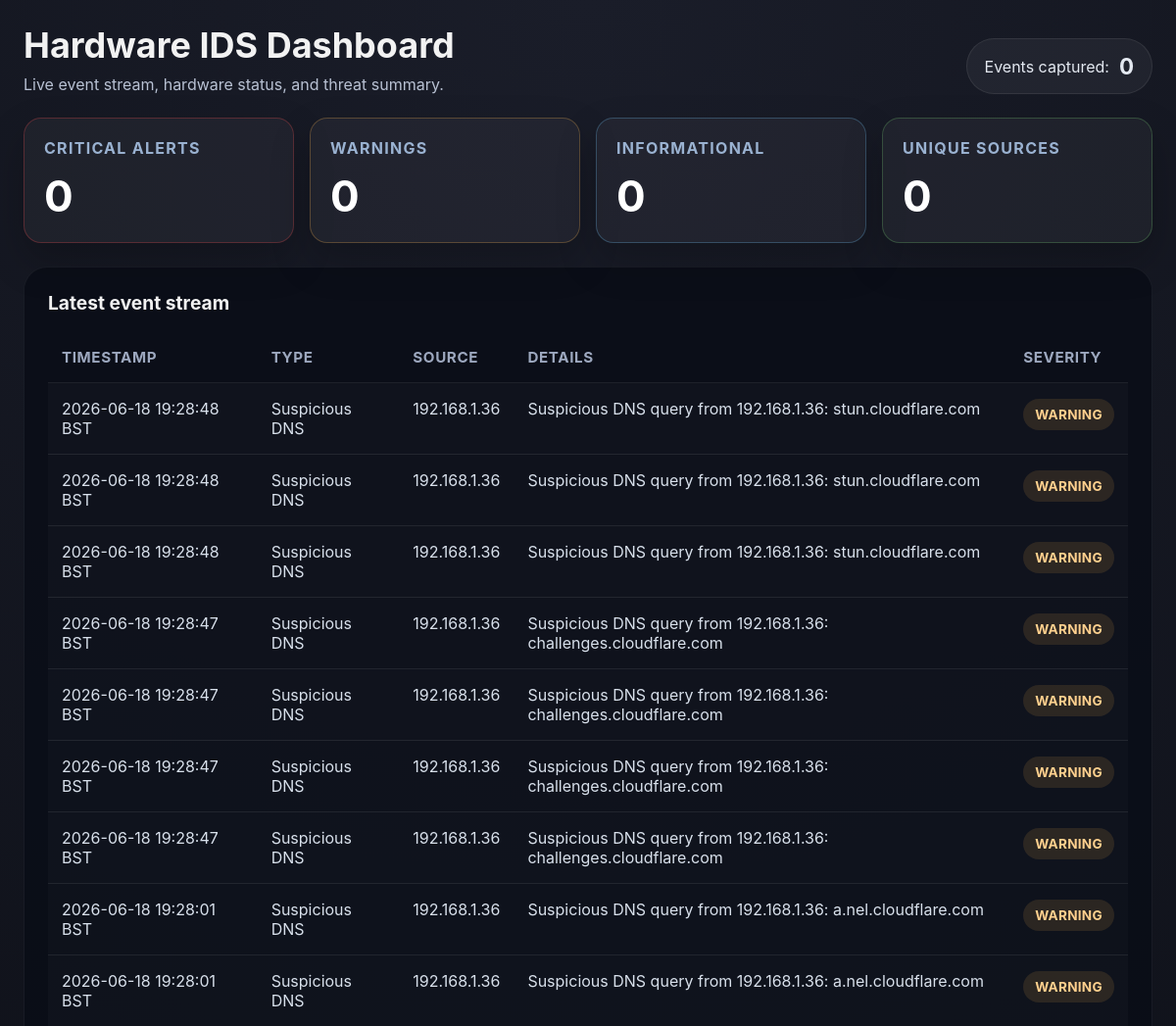
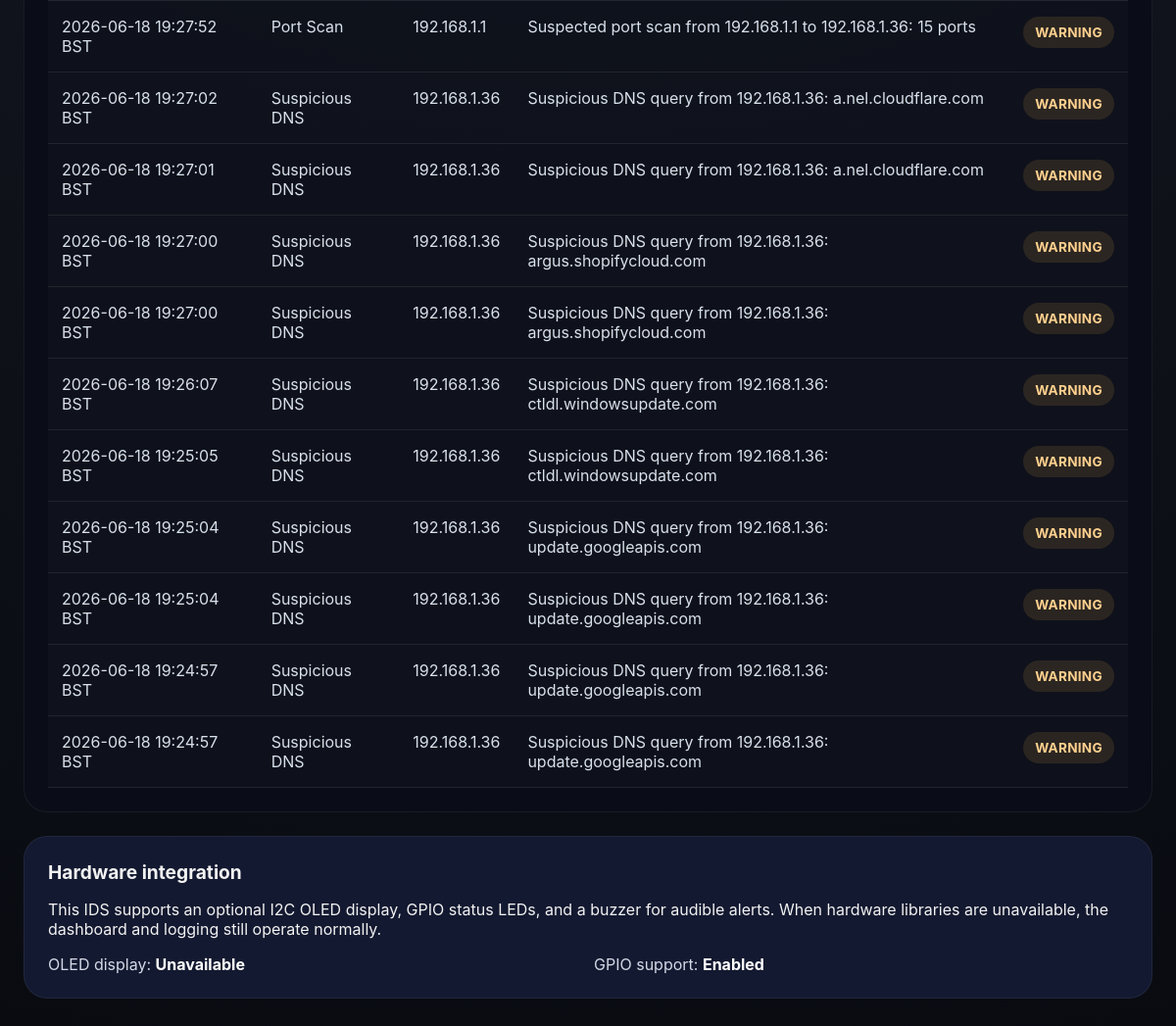
The page / on the database its author committed (2 pictures, top to bottom).
### tables this page shows
CREATE TABLE events (
                id INTEGER PRIMARY KEY AUTOINCREMENT,
                timestamp TEXT NOT NULL,
                event_type TEXT NOT NULL,
                source TEXT,
                details TEXT,
                severity TEXT NOT NULL
            );

### main.py (the view)
@app.route("/")
def dashboard():
    events = get_recent_events(100)
    summary = status_tracker.summary()
    hardware_status = {
        "oled": bool(hardware_controller.display.device),
        "gpio": GPIO_AVAILABLE,
    }
    return render_template(
        "dashboard.html",
        events=events,
        summary=summary,
        hardware_status=hardware_status,
    )

### main.py (called while the page is built)
def get_recent_events(limit: int = 100):
    with sqlite3.connect(DB_PATH) as connection:
        cursor = connection.cursor()
        cursor.execute(
            "SELECT timestamp, event_type, source, details, severity FROM events ORDER BY id DESC LIMIT ?",
            (limit,),
        )
        rows = cursor.fetchall()
    return [
        {
            "timestamp": row[0],
            "event_type": row[1],
            "source": row[2],
            "details": row[3],
            "severity": row[4],
        }
        for row in rows
    ]

    def summary(self):
        return {
            "total_events": self.total_events,
            "critical": self.severity_counts.get("critical", 0),
            "warning": self.severity_counts.get("warning", 0),
            "info": self.severity_counts.get("info", 0),
            "unique_sources": len(self.unique_sources),
            "last_alert": self.last_alert,
            "uptime_seconds": int(time.time() - self.start_time),
        }

### templates/dashboard.html (shortened to what this page needs)
<!DOCTYPE html>
<html lang="en">
<head>
    <link rel="stylesheet" href="/static/css/style.css" />
</head>
<body>
    <div class="page-shell">
        <header class="page-header">
            <div>
                <h1>Hardware IDS Dashboard</h1>
                <p>Live event stream, hardware status, and threat summary.</p>
            </div>
            <div class="status-pill">
                <span>Events captured:</span>
                <strong>{{ summary.total_events }}</strong>
            </div>
        </header>
        <section class="summary-grid">
            <article class="summary-card summary-critical">
                <h2>Critical Alerts</h2>
                <p>{{ summary.critical }}</p>
            </article>
            <article class="summary-card summary-warning">
                <h2>Warnings</h2>
                <p>{{ summary.warning }}</p>
            </article>
            <article class="summary-card summary-info">
                <h2>Informational</h2>
                <p>{{ summary.info }}</p>
            </article>
            <article class="summary-card summary-devices">
                <h2>Unique Sources</h2>
                <p>{{ summary.unique_sources }}</p>
            </article>
        </section>
        <section class="panel">
            <div class="panel-header">
                <h2>Latest event stream</h2>
            </div>
            <div class="table-wrapper">
                <table>
                    <thead>
                        <tr>
                            <th>Timestamp</th>
                            <th>Type</th>
                            <th>Source</th>
                            <th>Details</th>
                            <th>Severity</th>
                        </tr>
                    </thead>
                    <tbody>
                        {% if events %}
                        {% for event in events %}
                        <tr>
                            <td>{{ event.timestamp }}</td>
                            <td>{{ event.event_type }}</td>
                            <td>{{ event.source }}</td>
                            <td>{{ event.details }}</td>
                            <td><span class="badge badge-{{ event.severity }}">{{ event.severity.upper() }}</span></td>
                        </tr>
                        {% endfor %}
                        {% else %}
                        <tr>
                            <td colspan="5" class="empty-state">No IDS events found yet. Generate traffic or use a test event to verify detection.</td>
                        </tr>
                        {% endif %}
                    </tbody>
                </table>
            </div>
        </section>
        <section class="panel panel-info">
            <h2>Hardware integration</h2>
            <p>This IDS supports an optional I2C OLED display, GPIO status LEDs, and a buzzer for audible alerts. When hardware libraries are unavailable, the dashboard and logging still operate normally.</p>
            <div class="hardware-status">
                <span>OLED display: <strong>{{ 'Available' if hardware_status.oled else 'Unavailable' }}</strong></span>
                <span>GPIO support: <strong>{{ 'Enabled' if hardware_status.gpio else 'Disabled' }}</strong></span>
            </div>
        </section>
    </div>
</body>
</html>

### static/css/style.css (style rules this page uses)
body { font-family: Inter, Arial, sans-serif; margin: 0; padding: 24px; background: radial-gradient(circle at top, #1a1d29 0%, #090b11 100%); color: #f2f2f2; }
.page-shell { max-width: 1320px; margin: 0 auto; }
.page-header { display: flex; justify-content: space-between; align-items: flex-end; gap: 16px; margin-bottom: 24px; flex-wrap: wrap; }
.page-header h1 { margin: 0; font-size: 2.25rem; }
.page-header p { margin: 8px 0 0; color: #b8c1d3; }
.status-pill { display: inline-flex; align-items: center; gap: 10px; padding: 14px 18px; border-radius: 999px; background: rgba(255, 255, 255, 0.05); border: 1px solid rgba(255, 255, 255, 0.08); color: #e3e8f0; }
.status-pill strong { font-size: 1.4rem; }
.summary-grid { display: grid; grid-template-columns: repeat(auto-fit, minmax(180px, 1fr)); gap: 16px; margin-bottom: 24px; }
.summary-card { padding: 20px; border-radius: 18px; background: rgba(255, 255, 255, 0.04); border: 1px solid rgba(255, 255, 255, 0.08); box-shadow: 0 18px 40px rgba(0, 0, 0, 0.22); }
.summary-card h2 { margin: 0 0 12px; font-size: 1rem; color: #9ab2d1; text-transform: uppercase; letter-spacing: 0.08em; }
.summary-card p { margin: 0; font-size: 2.75rem; font-weight: 700; color: #ffffff; }
.summary-critical { border-color: rgba(255, 77, 77, 0.26); }
.summary-warning { border-color: rgba(255, 183, 77, 0.26); }
.summary-info { border-color: rgba(118, 199, 255, 0.26); }
.summary-devices { border-color: rgba(119, 207, 113, 0.26); }
.panel { background: rgba(11, 14, 24, 0.9); border: 1px solid rgba(255, 255, 255, 0.06); border-radius: 24px; padding: 24px; margin-bottom: 24px; }
.panel-header { display: flex; justify-content: space-between; align-items: center; flex-wrap: wrap; gap: 14px; margin-bottom: 18px; }
.panel h2 { margin: 0; font-size: 1.2rem; }
.table-wrapper { overflow-x: auto; }
table { width: 100%; border-collapse: collapse; min-width: 900px; }
th, td { padding: 16px 14px; border-bottom: 1px solid rgba(255, 255, 255, 0.08); }
th { text-align: left; font-size: 0.95rem; letter-spacing: 0.04em; text-transform: uppercase; color: #9da8bf; }
tbody tr { background: rgba(255, 255, 255, 0.02); }
tbody tr:nth-child(even) { background: rgba(255, 255, 255, 0.015); }
td { color: #d8e0eb; vertical-align: top; }
.badge { display: inline-flex; align-items: center; gap: 0.4rem; padding: 8px 12px; border-radius: 999px; font-size: 0.85rem; font-weight: 700; letter-spacing: 0.02em; }
.badge-warning { background: rgba(255, 183, 77, 0.12); color: #ffd08e; }
.panel-info { background: rgba(20, 27, 53, 0.9); }
.hardware-status { display: grid; grid-template-columns: repeat(auto-fit, minmax(180px, 1fr)); gap: 12px; margin-top: 16px; color: #d4d9e8; }
.hardware-status strong { color: #fff; }

### rows shown on the page
events: timestamp "2026-06-18 19:28:48 BST", event_type "Suspicious DNS", source "192.168.1.36", details "Suspicious DNS query from 192.168.1.36: stun.cloudflare.com", severity "WARNING"
events: timestamp "2026-06-18 19:28:48 BST", event_type "Suspicious DNS", source "192.168.1.36", details "Suspicious DNS query from 192.168.1.36: stun.cloudflare.com", severity "WARNING"
events: timestamp "2026-06-18 19:28:48 BST", event_type "Suspicious DNS", source "192.168.1.36", details "Suspicious DNS query from 192.168.1.36: stun.cloudflare.com", severity "WARNING"
events: timestamp "2026-06-18 19:28:47 BST", event_type "Suspicious DNS", source "192.168.1.36", details "Suspicious DNS query from 192.168.1.36: challenges.cloudflare.com", severity "WARNING"
events: timestamp "2026-06-18 19:28:47 BST", event_type "Suspicious DNS", source "192.168.1.36", details "Suspicious DNS query from 192.168.1.36: challenges.cloudflare.com", severity "WARNING"
events: timestamp "2026-06-18 19:28:47 BST", event_type "Suspicious DNS", source "192.168.1.36", details "Suspicious DNS query from 192.168.1.36: challenges.cloudflare.com", severity "WARNING"
events: timestamp "2026-06-18 19:28:47 BST", event_type "Suspicious DNS", source "192.168.1.36", details "Suspicious DNS query from 192.168.1.36: challenges.cloudflare.com", severity "WARNING"
events: timestamp "2026-06-18 19:28:01 BST", event_type "Suspicious DNS", source "192.168.1.36", details "Suspicious DNS query from 192.168.1.36: a.nel.cloudflare.com", severity "WARNING"
events: timestamp "2026-06-18 19:28:01 BST", event_type "Suspicious DNS", source "192.168.1.36", details "Suspicious DNS query from 192.168.1.36: a.nel.cloudflare.com", severity "WARNING"
events: timestamp "2026-06-18 19:27:52 BST", event_type "Port Scan", source "192.168.1.1", details "Suspected port scan from 192.168.1.1 to 192.168.1.36: 15 ports", severity "WARNING"
events: timestamp "2026-06-18 19:27:02 BST", event_type "Suspicious DNS", source "192.168.1.36", details "Suspicious DNS query from 192.168.1.36: a.nel.cloudflare.com", severity "WARNING"
events: timestamp "2026-06-18 19:27:01 BST", event_type "Suspicious DNS", source "192.168.1.36", details "Suspicious DNS query from 192.168.1.36: a.nel.cloudflare.com", severity "WARNING"
events: timestamp "2026-06-18 19:27:00 BST", event_type "Suspicious DNS", source "192.168.1.36", details "Suspicious DNS query from 192.168.1.36: argus.shopifycloud.com", severity "WARNING"
events: timestamp "2026-06-18 19:27:00 BST", event_type "Suspicious DNS", source "192.168.1.36", details "Suspicious DNS query from 192.168.1.36: argus.shopifycloud.com", severity "WARNING"
events: timestamp "2026-06-18 19:26:07 BST", event_type "Suspicious DNS", source "192.168.1.36", details "Suspicious DNS query from 192.168.1.36: ctldl.windowsupdate.com", severity "WARNING"
events: timestamp "2026-06-18 19:25:05 BST", event_type "Suspicious DNS", source "192.168.1.36", details "Suspicious DNS query from 192.168.1.36: ctldl.windowsupdate.com", severity "WARNING"
events: timestamp "2026-06-18 19:25:04 BST", event_type "Suspicious DNS", source "192.168.1.36", details "Suspicious DNS query from 192.168.1.36: update.googleapis.com", severity "WARNING"
events: timestamp "2026-06-18 19:25:04 BST", event_type "Suspicious DNS", source "192.168.1.36", details "Suspicious DNS query from 192.168.1.36: update.googleapis.com", severity "WARNING"
events: timestamp "2026-06-18 19:24:57 BST", event_type "Suspicious DNS", source "192.168.1.36", details "Suspicious DNS query from 192.168.1.36: update.googleapis.com", severity "WARNING"
events: timestamp "2026-06-18 19:24:57 BST", event_type "Suspicious DNS", source "192.168.1.36", details "Suspicious DNS query from 192.168.1.36: update.googleapis.com", severity "WARNING"

### other values the page prints
{{ summary.total_events }} "0"
{{ summary.critical }} "0"
{{ summary.warning }} "0"
{{ summary.info }} "0"
{{ summary.unique_sources }} "0"
{{ 'Available' if hardware_status.oled else 'Unavailable' }} "Unavailable"
{{ 'Enabled' if hardware_status.gpio else 'Disabled' }} "Enabled"
